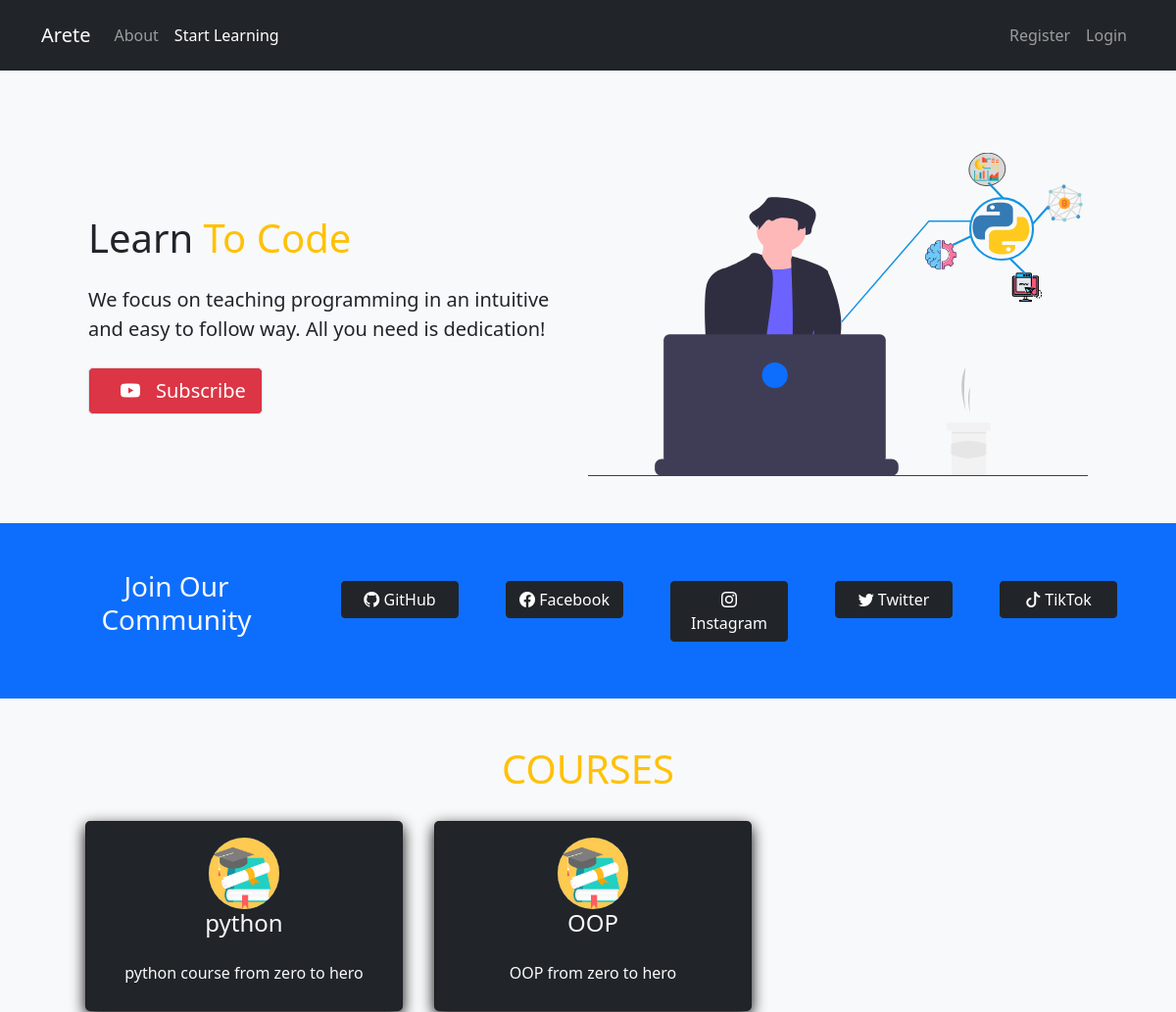
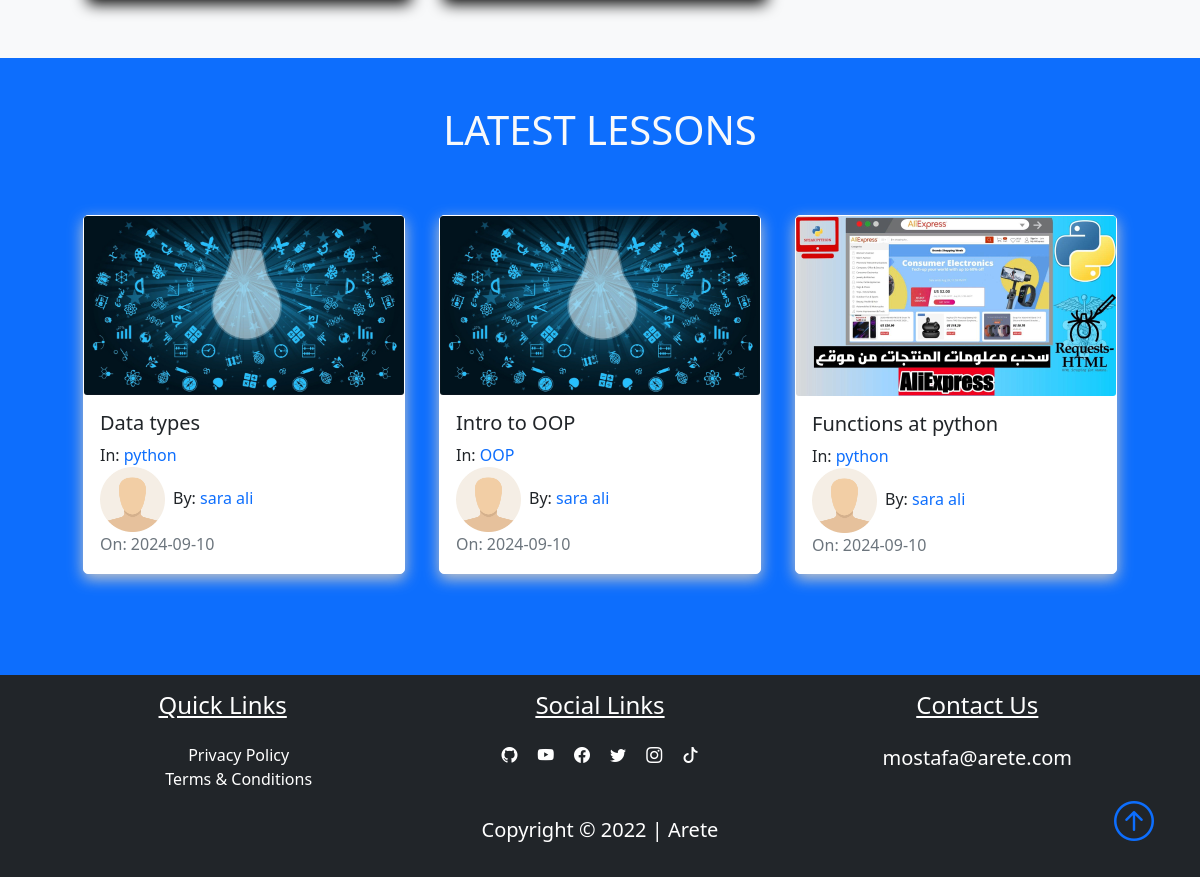
Page /home on the earlier database version (2 pictures, top to bottom).
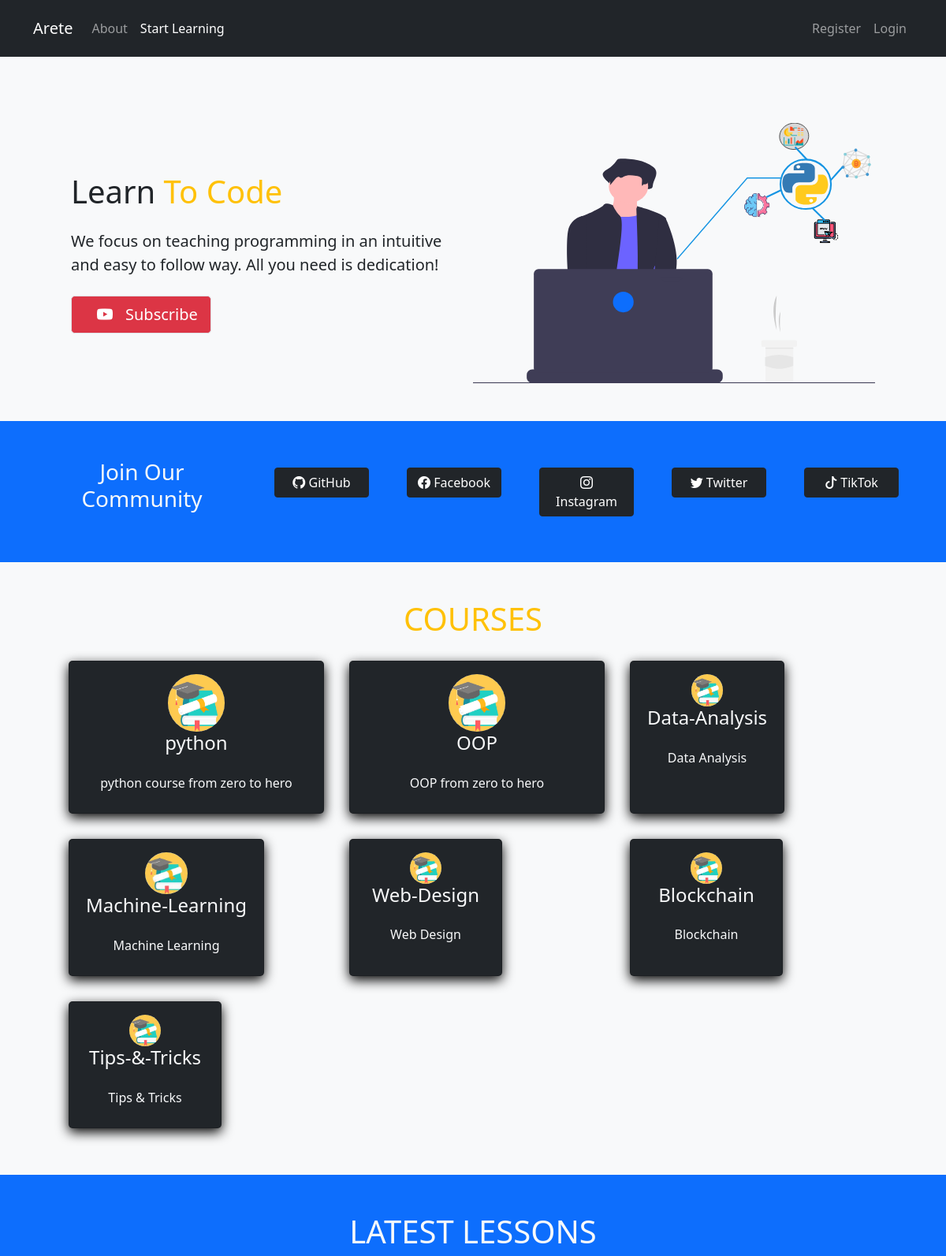
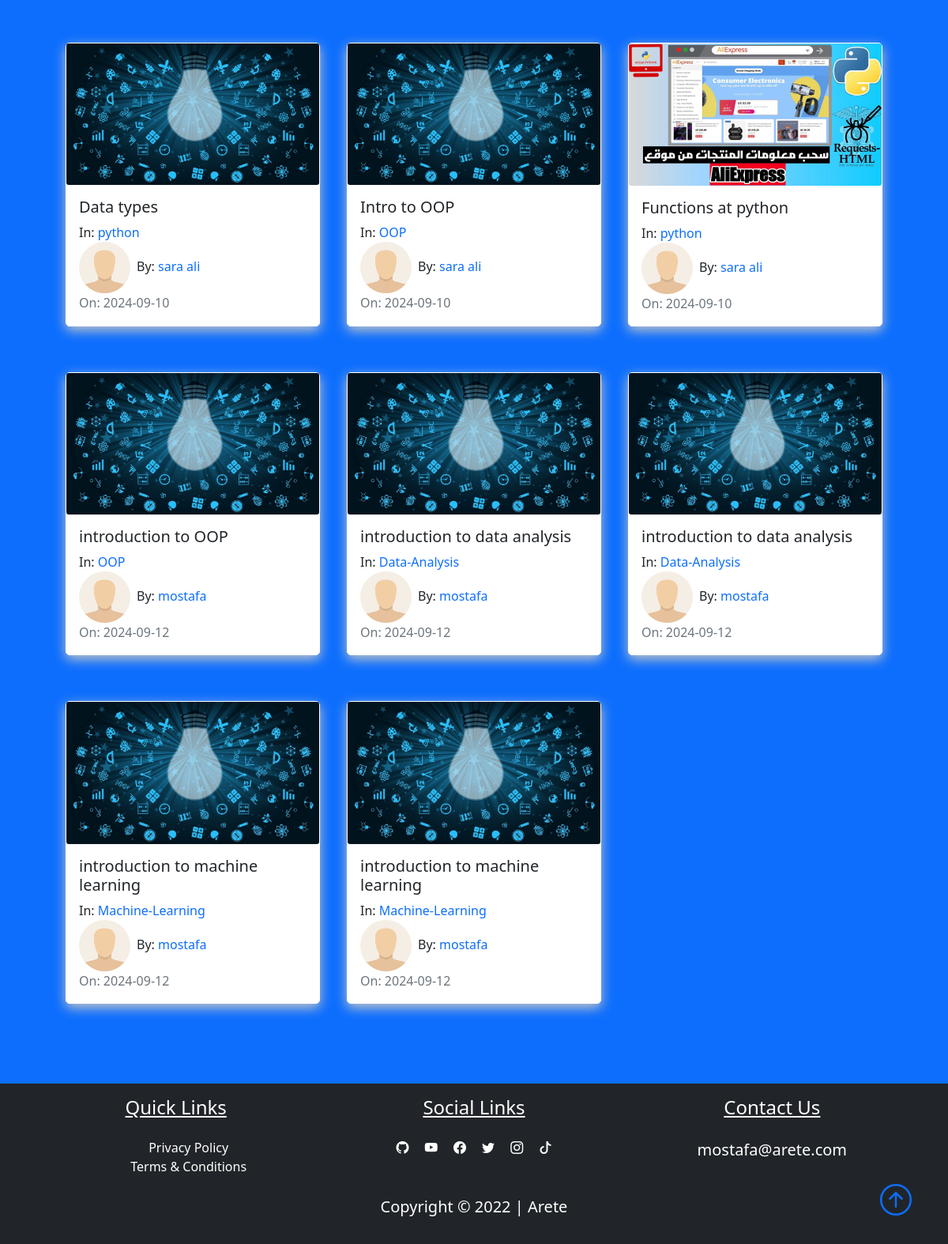
Same page on the later database version (2 pictures, top to bottom).
### pythonic/models.py (models this page shows, shortened)
class Course(db.Model):
    id = db.Column(db.Integer, primary_key=True)
    title = db.Column(db.String(50), unique=True, nullable=False)
    description = db.Column(db.String(150), nullable=False)
    icon = db.Column(db.String(20), nullable=False, default="default_icon.jpg")
    lessons = db.relationship("Lesson", backref="course_name", lazy=True)

class Lesson(db.Model):
    id = db.Column(db.Integer, primary_key=True)
    title = db.Column(db.String(100), nullable=False)
    date_posted = db.Column(db.DateTime, nullable=False, default=datetime.utcnow)
    content = db.Column(db.Text, nullable=False)
    thumbnail = db.Column(
        db.String(20), nullable=False, default="default_thumbnail.jpg"
    )
    slug = db.Column(db.String(32), nullable=False)
    user_id = db.Column(db.Integer, db.ForeignKey("user.id"), nullable=False)
    course_id = db.Column(db.Integer, db.ForeignKey("course.id"), nullable=False)

class User(db.Model, UserMixin):
    id = db.Column(db.Integer, primary_key=True)
    fname = db.Column(db.String(25), nullable=False)
    lname = db.Column(db.String(25), nullable=False)
    username = db.Column(db.String(25), unique=True, nullable=False)
    email = db.Column(db.String(125), unique=True, nullable=False)
    image_file = db.Column(db.String(20), nullable=False, default="default.png")
    bio = db.Column(db.Text, nullable=True)
    password = db.Column(db.String(60), nullable=False)
    lessons = db.relationship("Lesson", backref="author", lazy=True)

### pythonic/routes.py (the view)
@app.route("/")
@app.route("/home")
def home():
    lessons = Lesson.query.all()
    courses = Course.query.all()
    return render_template("home.html", lessons=lessons, courses=courses)

### pythonic/templates/home.html (shortened to what this page needs)
{%extends "layout.html"%} {%block content%}
<section
  class="text-light p-5 p-lg-0 pt-lg-5 text-center text-sm-start bg-light"
>
  <div class="container">
    <div class="d-sm-flex align-items-center justify-content-between p-5">
      <div>
        <h1 class="mb-10 text-dark">
          Learn <span class="text-warning"> To Code</span>
        </h1>
        <p class="lead my-4 text-dark">
          We focus on teaching programming in an intuitive and easy to follow
          way. All you need is dedication!
        </p>
        <a
          class="btn btn-danger btn-lg border"
          href="https://www.youtube.com/channel/UCEsvQ6d7qsnOSNXtccIzScQ?sub_confirmation=1"
          target="_blank"
        >
          <i class="bi bi-youtube m-3"></i>Subscribe
        </a>
      </div>
      <img
        class="img-fluid w-50 d-none d-sm-block"
        src="{{url_for('static', filename='showcase.svg')}}"
        alt=""
      />
    </div>
  </div>
</section>
<section class="bg-primary text-light p-5">
  <div class="container">
    <div class="d-md-flex justify-content-between align-items-center">
      <h3 class="mb-3 text-center">Join Our Community</h3>
      <nav class="navbar navbar-expand-lg navbar-dark">
        <div class="collapse navbar-collapse" id="socialbtn">
          <ul class="navbar-nav">
            <li class="nav-item">
              <a
                class="btn btn-dark ms-5 button_width"
                href="https://github.com/omar-ghoneim"
                target="_blank"
              >
                <i class="bi-github" role="img"></i>
                GitHub
              </a>
            </li>
            <li>
              <a
                class="btn btn-dark ms-5 button_width"
                href="https://www.facebook.com/Pythonic88"
                target="_blank"
              >
                <i class="bi bi-facebook"></i>
                Facebook
              </a>
            </li>
            <li class="nav-item">
              <a
                type="button"
                class="btn btn-dark ms-5 button_width"
                href="https://www.instagram.com/pythonic_88"
                target="_blank"
              >
                <i class="bi bi-instagram"></i>
                Instagram
              </a>
            </li>
            <li class="nav-item">
              <a
                class="btn btn-dark ms-5 button_width"
                href="https://twitter.com/Pythonic88"
                target="_blank"
              >
                <i class="bi bi-twitter"></i>
                Twitter
              </a>
            </li>
            <li class="nav-item">
              <a
                class="btn btn-dark ms-5 button_width"
                href="https://www.tiktok.com/@pythonic88"
                target="_blank"
              >
                <i class="bi bi-tiktok"></i>
                TikTok
              </a>
            </li>
          </ul>
        </div>
      </nav>
    </div>
  </div>
</section>
<section class="bg-light">
  <div class="container p-5">
    <h3 class="text-center text-secondary h1 text-warning" id="learn">
      COURSES
    </h3>
    <div class="row">
      {% for course in courses %}
      <div class="col-sm-12 col-md-6 col-lg-4 p-3 d-flex align-items-stretch">
        <a href="{{url_for('course', course_title=course.title)}}" class="text-decoration-none">
          <div class="card bg-dark text-light h-100 w-100">
            <div class="card-body text-center">
              <img
                src="{{url_for('static', filename='course_icons/'+course.icon)}}"
                alt=""
                class="card-img w-25 rounded-circle"
              />
              <h4 class="card-title mb-4">{{course.title}}</h4>
              <p class="card-text">{{course.description}}</p>
            </div>
          </div>
        </a>
      </div>
      {% endfor %}
    </div>
  </div>
</section>
<section class="bg-primary">
  <div class="container p-5">
    <div class="row mb-5">
      <div class="col">
        <h3 class="text-uppercase text-center text-light h1">latest lessons</h3>
      </div>
    </div>
    <div class="row">
      {% for lesson in lessons %}
      <div class="col-sm-12 col-md-6 col-lg-4 pb-5 d-flex align-items-stretch">
        <a href=""{{url_for('lesson', lesson_slug=lesson.slug, course=lesson.course_name.title)}}"">
          <div class="card lesson">
            <img
              src="{{url_for('static', filename='lesson_thumbnails/'+lesson.thumbnail)}}"
              class="card-img"
            />
            <div class="card-body d-flex flex-column">
              <h5 class="card-title">
                <a
                  class="text-decoration-none text-dark"
                  href="{{url_for('lesson', lesson_slug=lesson.slug, course=lesson.course_name.title)}}"
                  >{{lesson.title}}</a
                >
              </h5>
              <p class="card-text mb-0">
                In:
                <a class="text-decoration-none" href="#"
                  >{{lesson.course_name.title}}</a
                >
              </p>
              <span
                ><img
                  class="article-img"
                  src="{{url_for('static', filename='default.png')}}"
                  alt=""
                />By:
                <a href="#" class="link">{{lesson.author.username}}</a></span
              >
              <span class="text-muted"
                >On: {{lesson.date_posted.strftime('%Y-%m-%d')}}</span
              >
            </div>
        </a>
        </div>
      </div>
      {% endfor %}
</section>
{%endblock%}

### pythonic/templates/layout.html (shortened to what this page needs)
<!DOCTYPE html>
<html lang="en">
  <head>
    <link
      href="https://cdn.jsdelivr.net/npm/bootstrap@5.0.2/dist/css/bootstrap.min.css"
      rel="stylesheet"
    />
    <link
      rel="stylesheet"
      href="https://cdn.jsdelivr.net/npm/bootstrap-icons@1.11.3/font/bootstrap-icons.min.css"
    />
    <link rel="stylesheet" type:"text/css" href="{{ url_for('static',
    filename='main.css') }}" />
  </head>
  <body class="d-flex flex-column min-vh-100">
    <nav class="navbar navbar-expand-lg bg-dark navbar-dark py-3 fixed-top">
      <div class="container">
        <a href="{{url_for('home')}}" class="navbar-brand">Arete</a>
        <div class="collapse navbar-collapse" id="navmenu">
          <ul class="navbar-nav">
            <li class="nav-item">
              <a href="{{url_for('about')}}" class="nav-link">About</a>
            </li>
            <li class="nav-item">
              {%if request.path == "/home"%}
              <a href="#learn" class="nav-link active">Start Learning</a>
              {%else%}
              <a href="{{url_for('courses')}}" class="nav-link">Start Learning</a>
              {%endif%}
            </li>
          </ul>
          <ul class="navbar-nav ms-auto">
            {%if current_user.is_authenticated%}
            <div class="dropdown show">
              <button class="btn btn-dark bg-dark dropdown-toggle" type="button" id="dropdownMenuButton1"
                  data-bs-toggle="dropdown" aria-expanded="false">
                  My Account
              </button>
              <ul class="dropdown-menu" aria-labelledby="dropdownMenuButton1">
                  <li class="nav-item">
                      <a href="{{url_for('dashboard')}}" class="dropdown-item">Dashboard</a>
                  </li>
                  <li class="nav-item">
                      <a href="{{url_for('logout')}}" class="dropdown-item">Logout</a>
                  </li>
              </ul>
          </div>
            {%else%}
            <li class="nav-item">
              <a href="{{url_for('register')}}" class="nav-link">Register</a>
            </li>
            <li class="nav-item">
              <a href="{{url_for('login')}}" class="nav-link">Login</a>
            </li>
            {%endif%}
          </ul>
        </div>
      </div>
    </nav>
     {%block content%} {%endblock%}
    <footer class="bg-dark mt-auto">
      <div class="container p-3">
        <div class="row text-center text-white">
          <div class="col-md-12 col-lg-4 pb-2">
            <h4 class="text-center text-decoration-underline">Quick Links</h4>
            <ul class="nobull pt-3">
              <li><a href="#" class="link text-white">Privacy Policy</a></li>
              <li>
                <a href="#" class="link text-white">Terms & Conditions</a>
              </li>
            </ul>
          </div>
          <div class="col-md-12 col-lg-4">
            <h4 class="text-center text-decoration-underline pb-3">
              Social Links
            </h4>
            <a href="#" class="text-white p-2"><i class="bi-github"></i></a>
            <a href="#" class="text-white p-2"><i class="bi-youtube"></i></a>
            <a href="#" class="text-white p-2"><i class="bi-facebook"></i></a>
            <a href="#" class="text-white p-2"><i class="bi-twitter"></i></a>
            <a href="#" class="text-white p-2"><i class="bi-instagram"></i></a>
            <a href="#" class="text-white p-2"><i class="bi-tiktok"></i></a>
          </div>
          <div class="col-md-12 col-lg-4 pb-2">
            <h4 class="text-center text-decoration-underline pb-3">
              Contact Us
            </h4>
            <p class="lead">mostafa@arete.com</p>
          </div>
        </div>
        <div class="col text-white text-center position-relative">
          <p class="lead font-weight-bold">Copyright &copy; 2022 | Arete</p>
          <a href="#" class="position-absolute bottom-0 end-0">
            <i class="bi bi-arrow-up-circle h1"></i>
          </a>
        </div>
      </div>
    </footer>
  </body>
</html>

### pythonic/static/main.css (style rules this page uses)
body::before { display: block; content: ""; height: 60px; }
.card { transition: 0.7s ease; box-shadow: 0 5px 15px rgba(1 1 1/ 15); border-radius: 5px; margin: 5px; }
.lesson { box-shadow: 0 5px 15px rgba(200 200 200/ 15); border-radius: 5px; border: 1px solid #fff; }
.button_width { min-width: 120px; max-width: 120px; }
.article-img { height: 65px; width: 65px; margin-right: 8px; }
.link { text-decoration: none; }
.nobull { list-style-type: none; }

Differences in the rows shown:
added Course: icon (picture), title "Data-Analysis", description "Data Analysis"
added Course: icon (picture), title "Machine-Learning", description "Machine Learning"
added Course: icon (picture), title "Web-Design", description "Web Design"
added Course: icon (picture), title "Blockchain", description "Blockchain"
added Course: icon (picture), title "Tips-&-Tricks", description "Tips & Tricks"
added Lesson: thumbnail (picture), title "introduction to OOP", course_name "OOP", author.username "mostafa", date_posted "2024-09-12"
added Lesson: thumbnail (picture), title "introduction to data analysis", course_name "Data-Analysis", author.username "mostafa", date_posted "2024-09-12"
added Lesson: thumbnail (picture), title "introduction to data analysis", course_name "Data-Analysis", author.username "mostafa", date_posted "2024-09-12"
added Lesson: thumbnail (picture), title "introduction to machine learning", course_name "Machine-Learning", author.username "mostafa", date_posted "2024-09-12"
added Lesson: thumbnail (picture), title "introduction to machine learning", course_name "Machine-Learning", author.username "mostafa", date_posted "2024-09-12"
